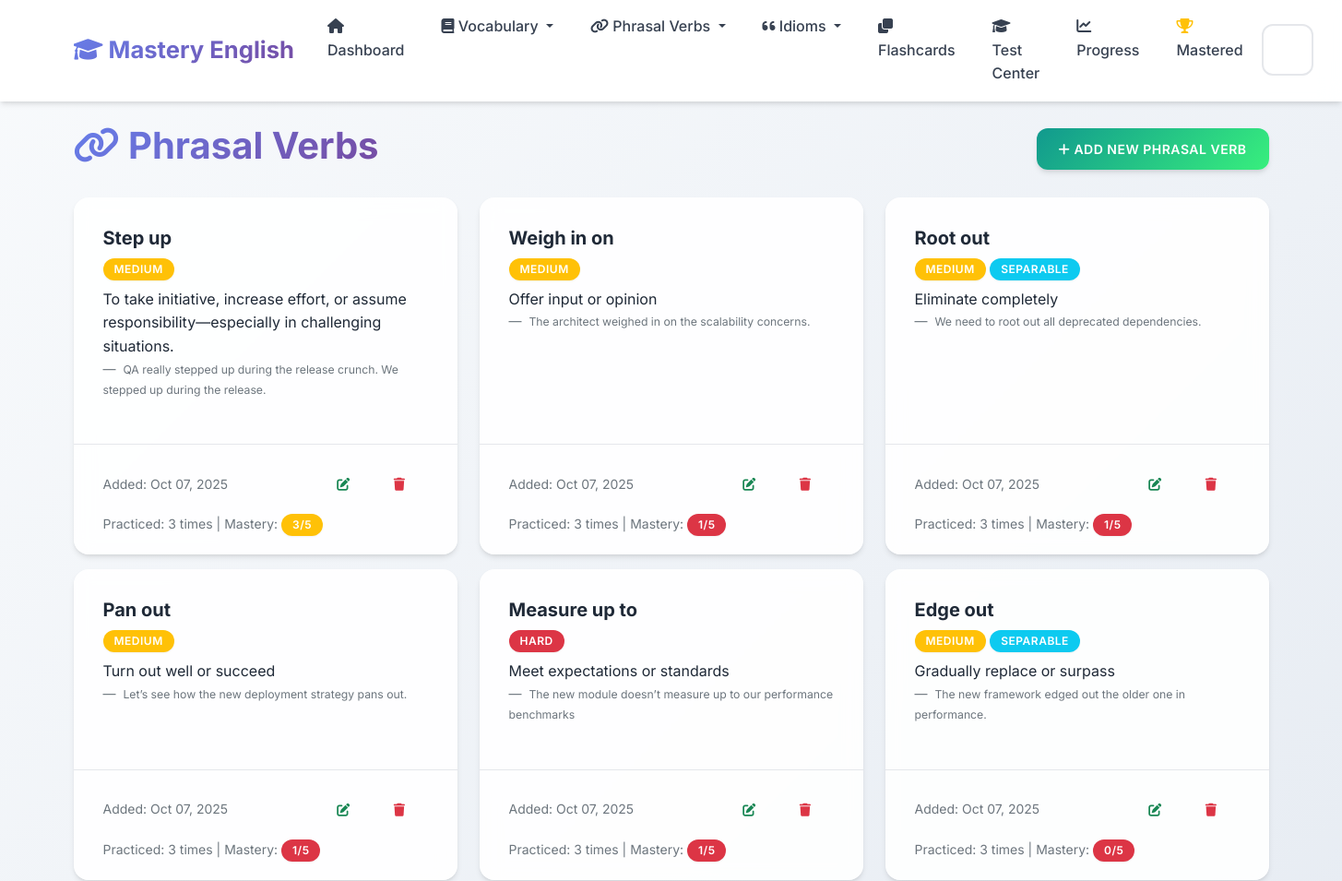
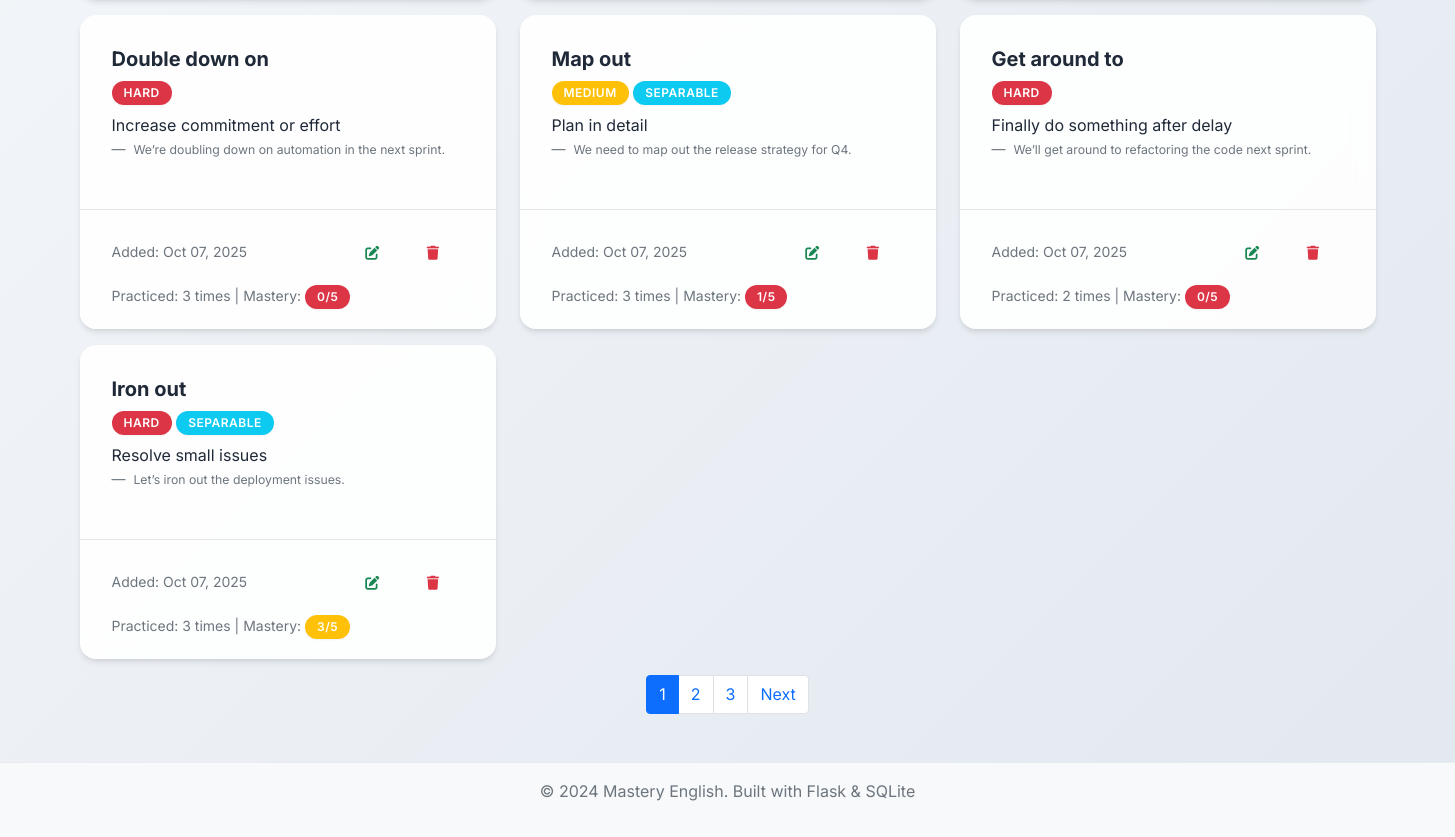
Page /phrasal-verbs on the committed database (2 pictures, top to bottom).
### app.py (models this page shows, shortened)
class PhrasalVerb(db.Model):
    __tablename__ = 'phrasal_verbs'
    id = db.Column(db.Integer, primary_key=True)
    phrasal_verb = db.Column(db.String(100), nullable=False)
    meaning = db.Column(db.Text, nullable=False)
    example_sentence = db.Column(db.Text)
    separable = db.Column(db.Boolean, default=False)
    difficulty_level = db.Column(db.String(20), default='medium')
    date_added = db.Column(db.DateTime, default=datetime.utcnow)
    times_practiced = db.Column(db.Integer, default=0)
    last_practiced = db.Column(db.DateTime)
    mastery_level = db.Column(db.Integer, default=0)

### app.py (the view)
@app.route('/phrasal-verbs')
def phrasal_verbs_list():
    page = request.args.get('page', 1, type=int)
    phrasal_verbs = PhrasalVerb.query.order_by(PhrasalVerb.date_added.desc()).paginate(
        page=page, per_page=10, error_out=False)
    return render_template('phrasal_verbs_list.html', phrasal_verbs=phrasal_verbs)

### templates/phrasal_verbs_list.html (shortened to what this page needs)
{% extends "base.html" %}
{% block content %}
<div class="row">
    <div class="col-12">
        <div class="d-flex justify-content-between align-items-center mb-4">
            <h1>
                <i class="fas fa-link"></i> Phrasal Verbs
            </h1>
            <a href="{{ url_for('add_phrasal_verb') }}" class="btn btn-success">
                <i class="fas fa-plus"></i> Add New Phrasal Verb
            </a>
        </div>
    </div>
</div>
{% if phrasal_verbs.items %}
    <div class="row">
        {% for phrasal in phrasal_verbs.items %}
            <div class="col-md-6 col-lg-4 mb-3">
                <div class="card h-100">
                    <div class="card-body">
                        <h5 class="card-title">{{ phrasal.phrasal_verb }}</h5>
                        <span class="badge bg-{% if phrasal.difficulty_level == 'easy' %}success{% elif phrasal.difficulty_level == 'hard' %}danger{% else %}warning{% endif %} mb-2">
                            {{ phrasal.difficulty_level.title() }}
                        </span>
                        {% if phrasal.separable %}
                            <span class="badge bg-info mb-2">Separable</span>
                        {% endif %}
                        <p class="card-text">{{ phrasal.meaning }}</p>
                        {% if phrasal.example_sentence %}
                            <blockquote class="blockquote-footer">
                                <small>{{ phrasal.example_sentence }}</small>
                            </blockquote>
                        {% endif %}
                    </div>
                    <div class="card-footer bg-transparent">
                        <div class="d-flex justify-content-between align-items-center">
                            <small class="text-muted">
                                Added: {{ phrasal.date_added.strftime('%b %d, %Y') }}
                            </small>
                            <div class="btn-group" role="group">
                                <a href="{{ url_for('edit_phrasal_verb', id=phrasal.id) }}" class="btn btn-sm btn-outline-success">
                                    <i class="fas fa-edit"></i>
                                </a>
                                <button type="button" class="btn btn-sm btn-outline-danger" onclick="confirmDelete('{{ phrasal.phrasal_verb }}', '{{ url_for('delete_phrasal_verb', id=phrasal.id) }}')">
                                    <i class="fas fa-trash"></i>
                                </button>
                            </div>
                        </div>
                        {% if phrasal.times_practiced > 0 %}
                            <div class="mt-2">
                                <small class="text-muted">
                                    Practiced: {{ phrasal.times_practiced }} times
                                    | Mastery:
                                    <span class="badge bg-{% if phrasal.mastery_level >= 4 %}success{% elif phrasal.mastery_level >= 2 %}warning{% else %}danger{% endif %}">
                                        {{ phrasal.mastery_level }}/5
                                    </span>
                                </small>
                            </div>
                        {% endif %}
                    </div>
                </div>
            </div>
        {% endfor %}
    </div>
    {% if phrasal_verbs.pages > 1 %}
        <nav aria-label="Page navigation">
            <ul class="pagination justify-content-center">
                {% for page_num in phrasal_verbs.iter_pages() %}
                    {% if page_num %}
                        {% if page_num != phrasal_verbs.page %}
                            <li class="page-item">
                                <a class="page-link" href="{{ url_for('phrasal_verbs_list', page=page_num) }}">{{ page_num }}</a>
                            </li>
                        {% else %}
                            <li class="page-item active">
                                <span class="page-link">{{ page_num }}</span>
                            </li>
                        {% endif %}
                    {% else %}
                        <li class="page-item disabled">
                            <span class="page-link">...</span>
                        </li>
                    {% endif %}
                {% endfor %}
                {% if phrasal_verbs.has_next %}
                    <li class="page-item">
                        <a class="page-link" href="{{ url_for('phrasal_verbs_list', page=phrasal_verbs.next_num) }}">Next</a>
                    </li>
                {% endif %}
            </ul>
        </nav>
    {% endif %}
{% endif %}
{% endblock %}

### static/css/style.css (style rules this page uses)
:root { --primary-color: #6366f1; --primary-dark: #4f46e5; --primary-light: #8b5cf6; --success-color: #10b981; --success-dark: #059669; --info-color: #06b6d4; --info-dark: #0891b2; --warning-color: #f59e0b; --warning-dark: #d97706; --danger-color: #ef4444; --danger-dark: #dc2626; --light-color: #f8fafc; --dark-color: #1e293b; --gray-50: #f9fafb; --gray-100: #f3f4f6; --gray-200: #e5e7eb; --gray-300: #d1d5db; --gray-400: #9ca3af; --gray-500: #6b7280; --gray-600: #4b5563; --gray-700: #374151; --gray-800: #1f2937; --gray-900: #111827; --gradient-primary: linear-gradient(135deg, #667eea 0%, #764ba2 100%); --gradient-success: linear-gradient(135deg, #11998e 0%, #38ef7d 100%); --gradient-info: linear-gradient(135deg, #667db6 0%, #0082c8 100%); --gradient-warning: linear-gradient(135deg, #f093fb 0%, #f5576c 100%); --gradient-hero: linear-gradient(135deg, #667eea 0%, #764ba2 50%, #f093fb 100%); --shadow-sm: 0 1px 2px 0 rgba(0, 0, 0, 0.05); --shadow: 0 4px 6px -1px rgba(0, 0, 0, 0.1), 0 2px 4px -1px rgba(0, 0, 0, 0.06); --shadow-md: 0 10px 15px -3px rgba(0, 0, 0, 0.1), 0 4px 6px -2px rgba(0, 0, 0, 0.05); --shadow-lg: 0 20px 25px -5px rgba(0, 0, 0, 0.1), 0 10px 10px -5px rgba(0, 0, 0, 0.04); --shadow-xl: 0 25px 50px -12px rgba(0, 0, 0, 0.25); }
body { font-family: 'Inter', 'Segoe UI', -apple-system, BlinkMacSystemFont, sans-serif; background: linear-gradient(135deg, #f8fafc 0%, #e2e8f0 100%); min-height: 100vh; line-height: 1.6; color: var(--gray-800); }
.card { border: none; border-radius: 16px; background: rgba(255, 255, 255, 0.9); backdrop-filter: blur(10px); box-shadow: var(--shadow); transition: all 0.4s cubic-bezier(0.4, 0, 0.2, 1); position: relative; overflow: hidden; }
.card::before { content: ''; position: absolute; top: 0; left: 0; width: 100%; height: 2px; background: var(--gradient-primary); transform: scaleX(0); transition: transform 0.3s ease; }
.card-body { padding: 2rem; }
.card-footer { background: rgba(248, 250, 252, 0.8); border-top: 1px solid var(--gray-200); border-radius: 0 0 16px 16px; padding: 1.25rem 2rem; }
.badge { font-size: 0.7rem; border-radius: 12px; padding: 0.4em 0.8em; }
.btn { border-radius: 12px; font-weight: 600; padding: 0.75rem 1.5rem; text-transform: uppercase; letter-spacing: 0.5px; font-size: 0.875rem; transition: all 0.3s cubic-bezier(0.4, 0, 0.2, 1); position: relative; overflow: hidden; border: none; }
.btn::before { content: ''; position: absolute; top: 0; left: -100%; width: 100%; height: 100%; background: linear-gradient(90deg, transparent, rgba(255,255,255,0.2), transparent); transition: left 0.5s; }
.btn-success { background: var(--gradient-success); box-shadow: var(--shadow); }
.btn-group .btn { border-radius: 6px; }
h1, h2, h3, h4, h5, h6 { font-weight: 700; color: var(--gray-800); }
h1 { background: var(--gradient-primary); -webkit-background-clip: text; -webkit-text-fill-color: transparent; background-clip: text; }
.badge { font-size: 0.75rem; border-radius: 20px; padding: 0.5em 1em; font-weight: 600; text-transform: uppercase; letter-spacing: 0.5px; box-shadow: var(--shadow-sm); }
.fa, .fas, .far { transition: all 0.3s ease; }

### rows in the picture
PhrasalVerb: phrasal_verb "Step up", difficulty_level "MEDIUM", meaning "To take initiative, increase effort, or assume responsibility—especially in challenging situations.", example_sentence "QA really stepped up during the release crunch. We stepped up during the release.", date_added "Oct 07, 2025", times_practiced "3", mastery_level "3"
PhrasalVerb: phrasal_verb "Weigh in on", difficulty_level "MEDIUM", meaning "Offer input or opinion", example_sentence "The architect weighed in on the scalability concerns.", date_added "Oct 07, 2025", times_practiced "3", mastery_level "1"
PhrasalVerb: phrasal_verb "Root out", difficulty_level "MEDIUM", separable "SEPARABLE", meaning "Eliminate completely", example_sentence "We need to root out all deprecated dependencies.", date_added "Oct 07, 2025", times_practiced "3", mastery_level "1"
PhrasalVerb: phrasal_verb "Pan out", difficulty_level "MEDIUM", meaning "Turn out well or succeed", example_sentence "Let’s see how the new deployment strategy pans out.", date_added "Oct 07, 2025", times_practiced "3", mastery_level "1"
PhrasalVerb: phrasal_verb "Measure up to", difficulty_level "HARD", meaning "Meet expectations or standards", example_sentence "The new module doesn’t measure up to our performance benchmarks", date_added "Oct 07, 2025", times_practiced "3", mastery_level "1"
PhrasalVerb: phrasal_verb "Edge out", difficulty_level "MEDIUM", separable "SEPARABLE", meaning "Gradually replace or surpass", example_sentence "The new framework edged out the older one in performance.", date_added "Oct 07, 2025", times_practiced "3", mastery_level "0"
PhrasalVerb: phrasal_verb "Double down on", difficulty_level "HARD", meaning "Increase commitment or effort", example_sentence "We’re doubling down on automation in the next sprint.", date_added "Oct 07, 2025", times_practiced "3", mastery_level "0"
PhrasalVerb: phrasal_verb "Map out", difficulty_level "MEDIUM", separable "SEPARABLE", meaning "Plan in detail", example_sentence "We need to map out the release strategy for Q4.", date_added "Oct 07, 2025", times_practiced "3", mastery_level "1"
PhrasalVerb: phrasal_verb "Get around to", difficulty_level "HARD", meaning "Finally do something after delay", example_sentence "We’ll get around to refactoring the code next sprint.", date_added "Oct 07, 2025", times_practiced "2", mastery_level "0"
PhrasalVerb: phrasal_verb "Iron out", difficulty_level "HARD", separable "SEPARABLE", meaning "Resolve small issues", example_sentence "Let’s iron out the deployment issues.", date_added "Oct 07, 2025", times_practiced "3", mastery_level "3"

### other values in the picture
{{ page_num }} "1"
{{ page_num }} "2" "3"
